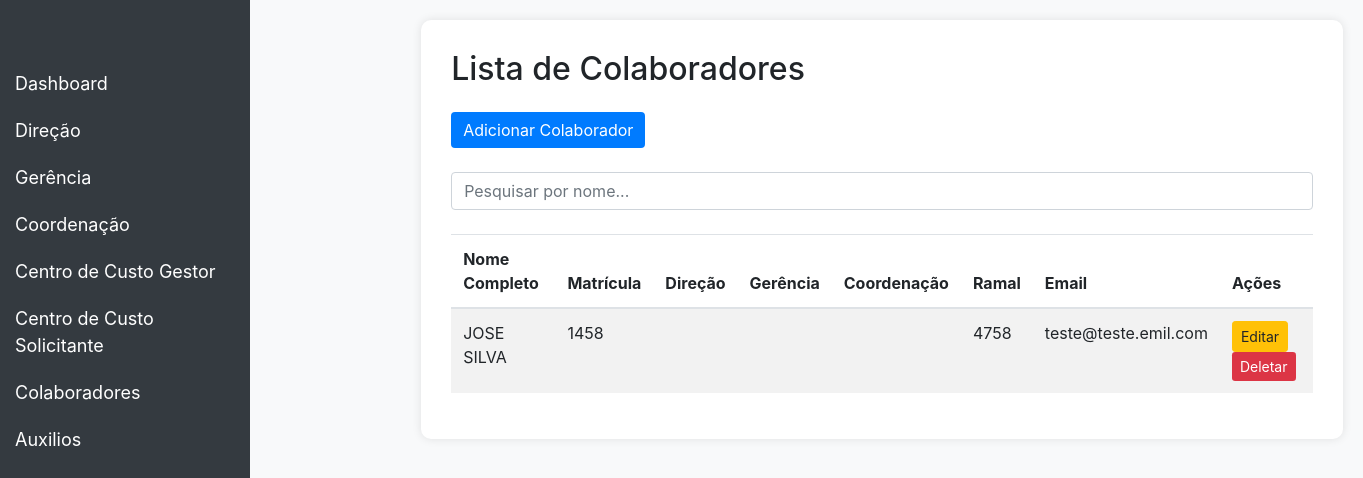
Before: /contratos/listarcolaboradores/ with the older database file.
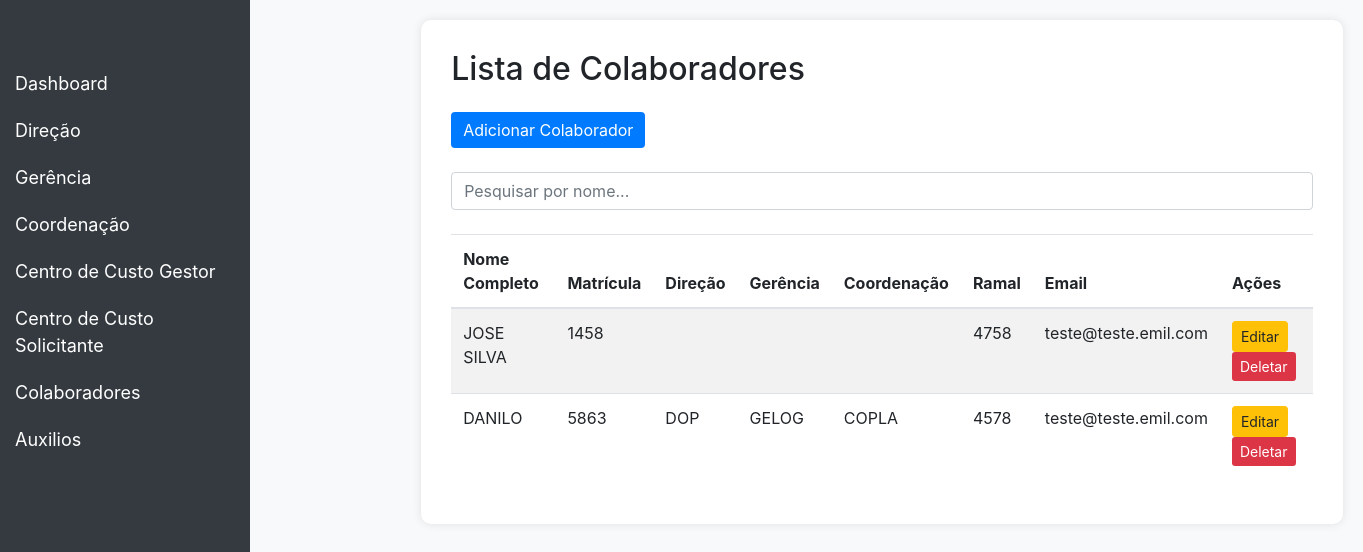
After: the same page with the newer database file.
### contract/models.py (models this page shows, shortened)
class Colaborador(models.Model):
    nome_completo = models.CharField(max_length=100, null=True)
    mat = models.IntegerField(null=True, blank=True,verbose_name='Matrícula')
    direcao = models.ForeignKey(Direcao, on_delete=models.CASCADE,null=True)
    gerencia = models.ForeignKey(Gerencia, on_delete=models.SET_NULL,null=True)
    coordenacao = models.ForeignKey(Coordenacao, on_delete=models.SET_NULL,null=True)
    ramal = models.CharField(max_length=4,null=True, blank=True)
    email = models.EmailField(max_length=50,null=True, blank=True)
    class Meta:
        verbose_name = 'Colaborador'
        verbose_name_plural = 'Colaboradores'

class Direcao(models.Model):
    nome = models.CharField(max_length=100)
    class Meta:
        verbose_name = 'Direção'
        verbose_name_plural = 'Direções'

class Gerencia(models.Model):
    nome = models.CharField(max_length=100)
    direcao = models.ForeignKey(Direcao, on_delete=models.CASCADE, related_name='gerencias')
    class Meta:
        verbose_name = 'Gerência'
        verbose_name_plural = 'Gerências'
        unique_together = ('direcao','nome')

class Coordenacao(models.Model):
    nome = models.CharField(max_length=100)
    gerencia = models.ForeignKey(Gerencia, on_delete=models.CASCADE, related_name='coordenacoes')
    class Meta:
        verbose_name = 'Coordenação'
        verbose_name_plural = 'Coordenações'
        unique_together = ('gerencia','nome')

### contract/views.py (the view)
# urls.py: path('listarcolaboradores/', ColaboradorListView.as_view(), name='colaborador_list'),
class ColaboradorListView(ListView):
    model = Colaborador
    template_name = 'colaborador_list.html'
    context_object_name = 'colaboradores'

### contract/templates/colaborador_list.html (shortened to what this page needs)
<!DOCTYPE html>
<html lang="en">
<head>
    <link href="https://stackpath.bootstrapcdn.com/bootstrap/4.5.2/css/bootstrap.min.css" rel="stylesheet">
</head>
<body>
<nav class="navbar navbar-expand-lg navbar-dark">
    <a class="navbar-brand" href="{% url 'dashboard' %}">Dashboard</a>
</nav>
<div class="sidebar">
    <a href="{% url 'dashboard' %}">Dashboard</a>
    <button class="dropdown-btn">Direção
    </button>
    <button class="dropdown-btn">Gerência
    </button>
    <button class="dropdown-btn">Coordenação
    </button>
    <button class="dropdown-btn">Centro de Custo Gestor
    </button>
    <button class="dropdown-btn">Centro de Custo Solicitante
    </button>
    <button class="dropdown-btn">Colaboradores
    </button>
    <button class="dropdown-btn">Auxilios
    </button>
</div>
<div class="content">
    <div class="table-container">
        <h2 class="mb-4">Lista de Colaboradores</h2>
        <div class="mb-4">
            <a href="{% url 'colaborador_create' %}" class="btn btn-primary">Adicionar Colaborador</a>
        </div>
        <div class="mb-4">
            <input type="text" id="searchInput" class="form-control" placeholder="Pesquisar por nome...">
        </div>
        <table class="table table-striped">
            <thead>
                <tr>
                    <th>Nome Completo</th>
                    <th>Matrícula</th>
                    <th>Direção</th>
                    <th>Gerência</th>
                    <th>Coordenação</th>
                    <th>Ramal</th>
                    <th>Email</th>
                    <th>Ações</th>
                </tr>
            </thead>
            <tbody id="colaboradorTable">
                {% for colaborador in colaboradores %}
                <tr>
                    <td>{{ colaborador.nome_completo }}</td>
                    <td>{{ colaborador.mat }}</td>
                    <td>{{ colaborador.direcao.nome }}</td>
                    <td>{{ colaborador.gerencia.nome }}</td>
                    <td>{{ colaborador.coordenacao.nome }}</td>
                    <td>{{ colaborador.ramal }}</td>
                    <td>{{ colaborador.email }}</td>
                    <td>
                        <a href="{% url 'colaborador_update' colaborador.pk %}" class="btn btn-warning btn-sm">Editar</a>
                        <a href="{% url 'colaborador_delete' colaborador.pk %}" class="btn btn-danger btn-sm">Deletar</a>
                    </td>
                </tr>
                {% endfor %}
            </tbody>
        </table>
    </div>
</div>
</body>
</html>

### contract/templates/colaborador_list.html (style rules this page uses)
body { display: flex; min-height: 100vh; background-color: #f8f9fa; }
.navbar { background-color: #007bff; }
.navbar-brand, .nav-link { color: #ffffff !important; }
.sidebar { height: 100vh; position: fixed; top: 0; left: 0; width: 250px; background-color: #343a40; padding-top: 60px; }
.sidebar a { padding: 10px 15px; text-align: left; font-size: 18px; color: #ffffff; display: block; text-decoration: none; }
.content { margin-left: 250px; padding: 20px; flex: 1; }
.table-container { background-color: #ffffff; padding: 30px; border-radius: 10px; box-shadow: 0 0 10px rgba(0, 0, 0, 0.1); }
.btn-primary { background-color: #007bff; border: none; }
.btn-danger { background-color: #dc3545; border: none; }
.dropdown-btn { font-size: 18px; border: none; background: none; color: white; padding: 10px 15px; width: 100%; text-align: left; cursor: pointer; outline: none; }

Changed rows visible on the page:
added Colaborador: nome_completo "DANILO", mat "5863", direcao.nome "DOP", gerencia.nome "GELOG", coordenacao.nome "COPLA", ramal "4578", email "teste@teste.emil.com"
